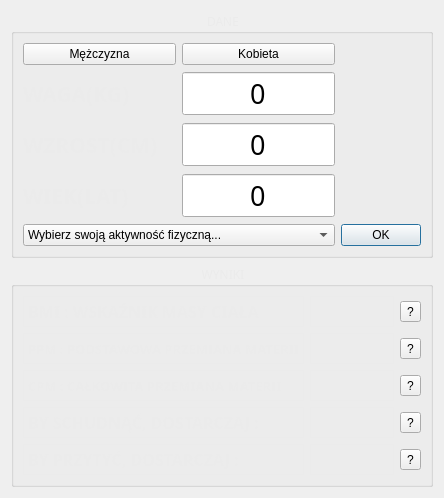
<?xml version="1.0" encoding="UTF-8"?>
<ui version="4.0">
 <class>Calculator</class>
 <widget class="QDialog" name="Calculator">
  <property name="geometry">
   <rect>
    <x>0</x>
    <y>0</y>
    <width>415</width>
    <height>496</height>
   </rect>
  </property>
  <property name="windowTitle">
   <string>Dialog</string>
  </property>
  <layout class="QGridLayout" name="gridLayout_3">
   <item row="0" column="0">
    <widget class="QGroupBox" name="groupBox">
     <property name="font">
      <font>
       <family>Bahnschrift</family>
      </font>
     </property>
     <property name="styleSheet">
      <string notr="true">QGroupBox {color: rgb(235, 235, 235); }</string>
     </property>
     <property name="title">
      <string>DANE</string>
     </property>
     <property name="alignment">
      <set>Qt::AlignCenter</set>
     </property>
     <layout class="QGridLayout" name="gridLayout">
      <item row="0" column="0">
       <widget class="QPushButton" name="maleButton">
        <property name="text">
         <string>Mężczyzna</string>
        </property>
        <property name="checkable">
         <bool>true</bool>
        </property>
        <property name="autoDefault">
         <bool>false</bool>
        </property>
        <property name="default">
         <bool>false</bool>
        </property>
        <property name="flat">
         <bool>false</bool>
        </property>
       </widget>
      </item>
      <item row="0" column="1">
       <widget class="QPushButton" name="femaleButton">
        <property name="text">
         <string>Kobieta</string>
        </property>
        <property name="checkable">
         <bool>true</bool>
        </property>
       </widget>
      </item>
      <item row="1" column="0">
       <widget class="QLabel" name="WeightText">
        <property name="font">
         <font>
          <family>Bahnschrift</family>
          <pointsize>16</pointsize>
          <weight>75</weight>
          <bold>true</bold>
         </font>
        </property>
        <property name="accessibleDescription">
         <string/>
        </property>
        <property name="autoFillBackground">
         <bool>false</bool>
        </property>
        <property name="styleSheet">
         <string notr="true">QLabel {color: rgb(235, 235, 235); }</string>
        </property>
        <property name="frameShape">
         <enum>QFrame::NoFrame</enum>
        </property>
        <property name="frameShadow">
         <enum>QFrame::Plain</enum>
        </property>
        <property name="text">
         <string>WAGA(KG)</string>
        </property>
        <property name="textFormat">
         <enum>Qt::AutoText</enum>
        </property>
       </widget>
      </item>
      <item row="1" column="1">
       <widget class="QSpinBox" name="addWeight">
        <property name="font">
         <font>
          <family>Bahnschrift</family>
          <pointsize>20</pointsize>
          <weight>50</weight>
          <bold>false</bold>
          <underline>false</underline>
          <strikeout>false</strikeout>
          <stylestrategy>PreferDefault</stylestrategy>
          <kerning>true</kerning>
         </font>
        </property>
        <property name="focusPolicy">
         <enum>Qt::WheelFocus</enum>
        </property>
        <property name="contextMenuPolicy">
         <enum>Qt::DefaultContextMenu</enum>
        </property>
        <property name="layoutDirection">
         <enum>Qt::LeftToRight</enum>
        </property>
        <property name="autoFillBackground">
         <bool>false</bool>
        </property>
        <property name="styleSheet">
         <string notr="true"/>
        </property>
        <property name="wrapping">
         <bool>false</bool>
        </property>
        <property name="frame">
         <bool>true</bool>
        </property>
        <property name="alignment">
         <set>Qt::AlignCenter</set>
        </property>
        <property name="readOnly">
         <bool>false</bool>
        </property>
        <property name="buttonSymbols">
         <enum>QAbstractSpinBox::NoButtons</enum>
        </property>
        <property name="maximum">
         <number>200</number>
        </property>
        <property name="stepType">
         <enum>QAbstractSpinBox::DefaultStepType</enum>
        </property>
        <property name="value">
         <number>0</number>
        </property>
       </widget>
      </item>
      <item row="2" column="0">
       <widget class="QLabel" name="HeightText">
        <property name="font">
         <font>
          <family>Bahnschrift</family>
          <pointsize>16</pointsize>
          <weight>75</weight>
          <bold>true</bold>
         </font>
        </property>
        <property name="accessibleDescription">
         <string/>
        </property>
        <property name="autoFillBackground">
         <bool>false</bool>
        </property>
        <property name="styleSheet">
         <string notr="true">QLabel {color: rgb(235, 235, 235); }</string>
        </property>
        <property name="frameShape">
         <enum>QFrame::NoFrame</enum>
        </property>
        <property name="frameShadow">
         <enum>QFrame::Plain</enum>
        </property>
        <property name="text">
         <string>WZROST(CM)</string>
        </property>
        <property name="textFormat">
         <enum>Qt::AutoText</enum>
        </property>
       </widget>
      </item>
      <item row="2" column="1">
       <widget class="QSpinBox" name="addHeight">
        <property name="font">
         <font>
          <family>Bahnschrift</family>
          <pointsize>20</pointsize>
         </font>
        </property>
        <property name="styleSheet">
         <string notr="true"/>
        </property>
        <property name="wrapping">
         <bool>false</bool>
        </property>
        <property name="frame">
         <bool>true</bool>
        </property>
        <property name="alignment">
         <set>Qt::AlignCenter</set>
        </property>
        <property name="readOnly">
         <bool>false</bool>
        </property>
        <property name="buttonSymbols">
         <enum>QAbstractSpinBox::NoButtons</enum>
        </property>
        <property name="maximum">
         <number>250</number>
        </property>
       </widget>
      </item>
      <item row="3" column="0">
       <widget class="QLabel" name="HeightText_2">
        <property name="font">
         <font>
          <family>Bahnschrift</family>
          <pointsize>16</pointsize>
          <weight>75</weight>
          <bold>true</bold>
         </font>
        </property>
        <property name="accessibleDescription">
         <string/>
        </property>
        <property name="autoFillBackground">
         <bool>false</bool>
        </property>
        <property name="styleSheet">
         <string notr="true">QLabel {color: rgb(235, 235, 235); }</string>
        </property>
        <property name="frameShape">
         <enum>QFrame::NoFrame</enum>
        </property>
        <property name="frameShadow">
         <enum>QFrame::Plain</enum>
        </property>
        <property name="text">
         <string>WIEK(LAT)</string>
        </property>
        <property name="textFormat">
         <enum>Qt::AutoText</enum>
        </property>
       </widget>
      </item>
      <item row="3" column="1">
       <widget class="QSpinBox" name="addAge">
        <property name="font">
         <font>
          <family>Bahnschrift</family>
          <pointsize>20</pointsize>
         </font>
        </property>
        <property name="styleSheet">
         <string notr="true"/>
        </property>
        <property name="wrapping">
         <bool>false</bool>
        </property>
        <property name="frame">
         <bool>true</bool>
        </property>
        <property name="alignment">
         <set>Qt::AlignCenter</set>
        </property>
        <property name="readOnly">
         <bool>false</bool>
        </property>
        <property name="buttonSymbols">
         <enum>QAbstractSpinBox::NoButtons</enum>
        </property>
        <property name="maximum">
         <number>100</number>
        </property>
       </widget>
      </item>
      <item row="4" column="0" colspan="2">
       <widget class="QComboBox" name="activBox">
        <item>
         <property name="text">
          <string>Wybierz swoją aktywność fizyczną...</string>
         </property>
        </item>
        <item>
         <property name="text">
          <string>Znikoma (brak ćwiczeń, praca siedząca, szkoła)</string>
         </property>
        </item>
        <item>
         <property name="text">
          <string>Bardzo mała (ćwiczenia raz na tydzień, praca lekka)</string>
         </property>
        </item>
        <item>
         <property name="text">
          <string>Umiarkowana (ćwiczenia 2 razy w tygodniu)</string>
         </property>
        </item>
        <item>
         <property name="text">
          <string>Duża (dość ciężki trening kilka razy w tygodniu)</string>
         </property>
        </item>
        <item>
         <property name="text">
          <string>Bardzo duża (min. 4 ciężkie treningi w tygodniu)</string>
         </property>
        </item>
       </widget>
      </item>
      <item row="4" column="2">
       <widget class="QDialogButtonBox" name="AcceptButton">
        <property name="font">
         <font>
          <family>Century Gothic</family>
         </font>
        </property>
        <property name="layoutDirection">
         <enum>Qt::LeftToRight</enum>
        </property>
        <property name="orientation">
         <enum>Qt::Horizontal</enum>
        </property>
        <property name="standardButtons">
         <set>QDialogButtonBox::Ok</set>
        </property>
        <property name="centerButtons">
         <bool>true</bool>
        </property>
       </widget>
      </item>
     </layout>
    </widget>
   </item>
   <item row="1" column="0">
    <widget class="QGroupBox" name="groupBox_2">
     <property name="font">
      <font>
       <family>Bahnschrift</family>
      </font>
     </property>
     <property name="styleSheet">
      <string notr="true">QGroupBox {color: rgb(235, 235, 235); }</string>
     </property>
     <property name="title">
      <string>WYNIKI</string>
     </property>
     <property name="alignment">
      <set>Qt::AlignCenter</set>
     </property>
     <layout class="QGridLayout" name="gridLayout_2">
      <item row="0" column="0">
       <widget class="QLabel" name="BmiText1_3">
        <property name="font">
         <font>
          <family>Bahnschrift</family>
          <pointsize>12</pointsize>
          <weight>75</weight>
          <bold>true</bold>
         </font>
        </property>
        <property name="accessibleDescription">
         <string/>
        </property>
        <property name="autoFillBackground">
         <bool>false</bool>
        </property>
        <property name="styleSheet">
         <string notr="true">QLabel {color: rgb(235, 235, 235); }</string>
        </property>
        <property name="frameShape">
         <enum>QFrame::Box</enum>
        </property>
        <property name="frameShadow">
         <enum>QFrame::Plain</enum>
        </property>
        <property name="text">
         <string>BMI : WSKAŹNIK MASY CIAŁA</string>
        </property>
        <property name="textFormat">
         <enum>Qt::AutoText</enum>
        </property>
       </widget>
      </item>
      <item row="0" column="1">
       <widget class="QLabel" name="showBmi">
        <property name="font">
         <font>
          <family>Bahnschrift</family>
          <pointsize>16</pointsize>
         </font>
        </property>
        <property name="contextMenuPolicy">
         <enum>Qt::DefaultContextMenu</enum>
        </property>
        <property name="accessibleDescription">
         <string/>
        </property>
        <property name="autoFillBackground">
         <bool>false</bool>
        </property>
        <property name="styleSheet">
         <string notr="true">QLabel {color: rgb(235, 235, 235); }</string>
        </property>
        <property name="frameShape">
         <enum>QFrame::Box</enum>
        </property>
        <property name="frameShadow">
         <enum>QFrame::Plain</enum>
        </property>
        <property name="text">
         <string/>
        </property>
        <property name="textFormat">
         <enum>Qt::AutoText</enum>
        </property>
       </widget>
      </item>
      <item row="0" column="2">
       <widget class="QToolButton" name="BmiAsk">
        <property name="enabled">
         <bool>true</bool>
        </property>
        <property name="text">
         <string>?</string>
        </property>
        <property name="popupMode">
         <enum>QToolButton::InstantPopup</enum>
        </property>
        <property name="toolButtonStyle">
         <enum>Qt::ToolButtonIconOnly</enum>
        </property>
       </widget>
      </item>
      <item row="1" column="0">
       <widget class="QLabel" name="BmiText1_4">
        <property name="font">
         <font>
          <family>Bahnschrift</family>
          <pointsize>10</pointsize>
          <weight>75</weight>
          <bold>true</bold>
         </font>
        </property>
        <property name="accessibleDescription">
         <string/>
        </property>
        <property name="autoFillBackground">
         <bool>false</bool>
        </property>
        <property name="styleSheet">
         <string notr="true">QLabel {color: rgb(235, 235, 235); }</string>
        </property>
        <property name="frameShape">
         <enum>QFrame::Box</enum>
        </property>
        <property name="frameShadow">
         <enum>QFrame::Plain</enum>
        </property>
        <property name="text">
         <string>PPM : PODSTAWOWA PRZEMIANA MATERII</string>
        </property>
        <property name="textFormat">
         <enum>Qt::AutoText</enum>
        </property>
       </widget>
      </item>
      <item row="1" column="1">
       <widget class="QLabel" name="showPpm">
        <property name="font">
         <font>
          <family>Bahnschrift</family>
          <pointsize>16</pointsize>
         </font>
        </property>
        <property name="accessibleDescription">
         <string/>
        </property>
        <property name="autoFillBackground">
         <bool>false</bool>
        </property>
        <property name="styleSheet">
         <string notr="true">QLabel {color: rgb(235, 235, 235); }</string>
        </property>
        <property name="frameShape">
         <enum>QFrame::Box</enum>
        </property>
        <property name="frameShadow">
         <enum>QFrame::Plain</enum>
        </property>
        <property name="text">
         <string/>
        </property>
        <property name="textFormat">
         <enum>Qt::AutoText</enum>
        </property>
       </widget>
      </item>
      <item row="1" column="2">
       <widget class="QToolButton" name="PpmAsk">
        <property name="enabled">
         <bool>true</bool>
        </property>
        <property name="text">
         <string>?</string>
        </property>
        <property name="popupMode">
         <enum>QToolButton::InstantPopup</enum>
        </property>
        <property name="toolButtonStyle">
         <enum>Qt::ToolButtonIconOnly</enum>
        </property>
       </widget>
      </item>
      <item row="2" column="0">
       <widget class="QLabel" name="BmiText1_10">
        <property name="font">
         <font>
          <family>Bahnschrift</family>
          <pointsize>10</pointsize>
          <weight>75</weight>
          <bold>true</bold>
         </font>
        </property>
        <property name="accessibleDescription">
         <string/>
        </property>
        <property name="autoFillBackground">
         <bool>false</bool>
        </property>
        <property name="styleSheet">
         <string notr="true">QLabel {color: rgb(235, 235, 235); }</string>
        </property>
        <property name="frameShape">
         <enum>QFrame::Box</enum>
        </property>
        <property name="frameShadow">
         <enum>QFrame::Plain</enum>
        </property>
        <property name="text">
         <string>CPM : CAŁKOWITA PRZEMIANA MATERII</string>
        </property>
        <property name="textFormat">
         <enum>Qt::AutoText</enum>
        </property>
       </widget>
      </item>
      <item row="2" column="1">
       <widget class="QLabel" name="showCpm">
        <property name="font">
         <font>
          <family>Bahnschrift</family>
          <pointsize>16</pointsize>
         </font>
        </property>
        <property name="accessibleDescription">
         <string/>
        </property>
        <property name="autoFillBackground">
         <bool>false</bool>
        </property>
        <property name="styleSheet">
         <string notr="true">QLabel {color: rgb(235, 235, 235); }</string>
        </property>
        <property name="frameShape">
         <enum>QFrame::Box</enum>
        </property>
        <property name="frameShadow">
         <enum>QFrame::Plain</enum>
        </property>
        <property name="text">
         <string/>
        </property>
        <property name="textFormat">
         <enum>Qt::AutoText</enum>
        </property>
       </widget>
      </item>
      <item row="2" column="2">
       <widget class="QToolButton" name="CpmAsk">
        <property name="enabled">
         <bool>true</bool>
        </property>
        <property name="text">
         <string>?</string>
        </property>
        <property name="popupMode">
         <enum>QToolButton::InstantPopup</enum>
        </property>
        <property name="toolButtonStyle">
         <enum>Qt::ToolButtonIconOnly</enum>
        </property>
       </widget>
      </item>
      <item row="3" column="0">
       <widget class="QLabel" name="BmiText1_7">
        <property name="font">
         <font>
          <family>Bahnschrift</family>
          <pointsize>12</pointsize>
          <weight>75</weight>
          <bold>true</bold>
         </font>
        </property>
        <property name="accessibleDescription">
         <string/>
        </property>
        <property name="autoFillBackground">
         <bool>false</bool>
        </property>
        <property name="styleSheet">
         <string notr="true">QLabel {color: rgb(235, 235, 235); }</string>
        </property>
        <property name="frameShape">
         <enum>QFrame::Box</enum>
        </property>
        <property name="frameShadow">
         <enum>QFrame::Plain</enum>
        </property>
        <property name="text">
         <string>BY SCHUDNĄĆ, DOSTARCZAJ :</string>
        </property>
        <property name="textFormat">
         <enum>Qt::AutoText</enum>
        </property>
       </widget>
      </item>
      <item row="3" column="1">
       <widget class="QLabel" name="showSlim">
        <property name="font">
         <font>
          <family>Bahnschrift</family>
          <pointsize>16</pointsize>
         </font>
        </property>
        <property name="contextMenuPolicy">
         <enum>Qt::DefaultContextMenu</enum>
        </property>
        <property name="accessibleDescription">
         <string/>
        </property>
        <property name="autoFillBackground">
         <bool>false</bool>
        </property>
        <property name="styleSheet">
         <string notr="true">QLabel {color: rgb(235, 235, 235); }</string>
        </property>
        <property name="frameShape">
         <enum>QFrame::Box</enum>
        </property>
        <property name="frameShadow">
         <enum>QFrame::Plain</enum>
        </property>
        <property name="text">
         <string/>
        </property>
        <property name="textFormat">
         <enum>Qt::AutoText</enum>
        </property>
       </widget>
      </item>
      <item row="3" column="2">
       <widget class="QToolButton" name="Ask1">
        <property name="enabled">
         <bool>true</bool>
        </property>
        <property name="text">
         <string>?</string>
        </property>
        <property name="popupMode">
         <enum>QToolButton::InstantPopup</enum>
        </property>
        <property name="toolButtonStyle">
         <enum>Qt::ToolButtonIconOnly</enum>
        </property>
       </widget>
      </item>
      <item row="4" column="0">
       <widget class="QLabel" name="BmiText1_6">
        <property name="font">
         <font>
          <family>Bahnschrift</family>
          <pointsize>12</pointsize>
          <weight>75</weight>
          <bold>true</bold>
         </font>
        </property>
        <property name="accessibleDescription">
         <string/>
        </property>
        <property name="autoFillBackground">
         <bool>false</bool>
        </property>
        <property name="styleSheet">
         <string notr="true">QLabel {color: rgb(235, 235, 235); }</string>
        </property>
        <property name="frameShape">
         <enum>QFrame::Box</enum>
        </property>
        <property name="frameShadow">
         <enum>QFrame::Plain</enum>
        </property>
        <property name="text">
         <string>BY PRZYTYĆ, DOSTARCZAJ :</string>
        </property>
        <property name="textFormat">
         <enum>Qt::AutoText</enum>
        </property>
       </widget>
      </item>
      <item row="4" column="1">
       <widget class="QLabel" name="showGain">
        <property name="font">
         <font>
          <family>Bahnschrift</family>
          <pointsize>16</pointsize>
         </font>
        </property>
        <property name="contextMenuPolicy">
         <enum>Qt::DefaultContextMenu</enum>
        </property>
        <property name="accessibleDescription">
         <string/>
        </property>
        <property name="autoFillBackground">
         <bool>false</bool>
        </property>
        <property name="styleSheet">
         <string notr="true">QLabel {color: rgb(235, 235, 235); }</string>
        </property>
        <property name="frameShape">
         <enum>QFrame::Box</enum>
        </property>
        <property name="frameShadow">
         <enum>QFrame::Plain</enum>
        </property>
        <property name="text">
         <string/>
        </property>
        <property name="textFormat">
         <enum>Qt::AutoText</enum>
        </property>
       </widget>
      </item>
      <item row="4" column="2">
       <widget class="QToolButton" name="Ask2">
        <property name="enabled">
         <bool>true</bool>
        </property>
        <property name="text">
         <string>?</string>
        </property>
        <property name="popupMode">
         <enum>QToolButton::InstantPopup</enum>
        </property>
        <property name="toolButtonStyle">
         <enum>Qt::ToolButtonIconOnly</enum>
        </property>
       </widget>
      </item>
     </layout>
    </widget>
   </item>
  </layout>
 </widget>
 <resources/>
 <connections/>
</ui>
